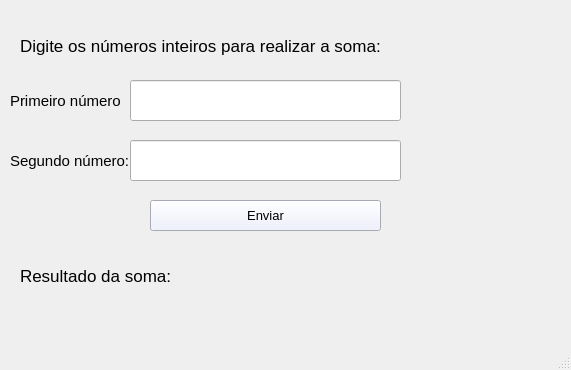
<?xml version="1.0" encoding="UTF-8"?>
<ui version="4.0">
 <class>MainWindow</class>
 <widget class="QMainWindow" name="MainWindow">
  <property name="geometry">
   <rect>
    <x>0</x>
    <y>0</y>
    <width>571</width>
    <height>370</height>
   </rect>
  </property>
  <property name="windowTitle">
   <string>MainWindow</string>
  </property>
  <property name="styleSheet">
   <string notr="true"/>
  </property>
  <widget class="QWidget" name="centralwidget">
   <widget class="QLineEdit" name="lineEditNum2">
    <property name="geometry">
     <rect>
      <x>130</x>
      <y>140</y>
      <width>271</width>
      <height>41</height>
     </rect>
    </property>
    <property name="font">
     <font>
      <family>Arial</family>
      <pointsize>12</pointsize>
     </font>
    </property>
   </widget>
   <widget class="QLineEdit" name="lineEditNum1">
    <property name="geometry">
     <rect>
      <x>130</x>
      <y>80</y>
      <width>271</width>
      <height>41</height>
     </rect>
    </property>
    <property name="font">
     <font>
      <family>Arial</family>
      <pointsize>12</pointsize>
     </font>
    </property>
   </widget>
   <widget class="QPushButton" name="pushButtonEnviar">
    <property name="geometry">
     <rect>
      <x>150</x>
      <y>200</y>
      <width>231</width>
      <height>31</height>
     </rect>
    </property>
    <property name="font">
     <font>
      <family>Arial</family>
      <pointsize>10</pointsize>
     </font>
    </property>
    <property name="styleSheet">
     <string notr="true">background: #eaedff;</string>
    </property>
    <property name="text">
     <string>Enviar</string>
    </property>
   </widget>
   <widget class="QLabel" name="labelResultado">
    <property name="geometry">
     <rect>
      <x>20</x>
      <y>250</y>
      <width>691</width>
      <height>51</height>
     </rect>
    </property>
    <property name="font">
     <font>
      <family>Arial</family>
      <pointsize>13</pointsize>
     </font>
    </property>
    <property name="text">
     <string>Resultado da soma: </string>
    </property>
   </widget>
   <widget class="QLabel" name="labelDescricao">
    <property name="geometry">
     <rect>
      <x>20</x>
      <y>30</y>
      <width>361</width>
      <height>31</height>
     </rect>
    </property>
    <property name="font">
     <font>
      <family>Arial</family>
      <pointsize>13</pointsize>
     </font>
    </property>
    <property name="text">
     <string>Digite os números inteiros para realizar a soma:</string>
    </property>
   </widget>
   <widget class="QLabel" name="labelNum2">
    <property name="geometry">
     <rect>
      <x>10</x>
      <y>140</y>
      <width>121</width>
      <height>41</height>
     </rect>
    </property>
    <property name="font">
     <font>
      <family>Arial</family>
      <pointsize>11</pointsize>
     </font>
    </property>
    <property name="text">
     <string>Segundo número:</string>
    </property>
   </widget>
   <widget class="QLabel" name="labelNum1">
    <property name="geometry">
     <rect>
      <x>10</x>
      <y>80</y>
      <width>111</width>
      <height>41</height>
     </rect>
    </property>
    <property name="font">
     <font>
      <family>Arial</family>
      <pointsize>11</pointsize>
     </font>
    </property>
    <property name="text">
     <string>Primeiro número:</string>
    </property>
   </widget>
  </widget>
  <widget class="QMenuBar" name="menubar">
   <property name="geometry">
    <rect>
     <x>0</x>
     <y>0</y>
     <width>571</width>
     <height>21</height>
    </rect>
   </property>
  </widget>
  <widget class="QStatusBar" name="statusbar"/>
 </widget>
 <resources/>
 <connections/>
</ui>
